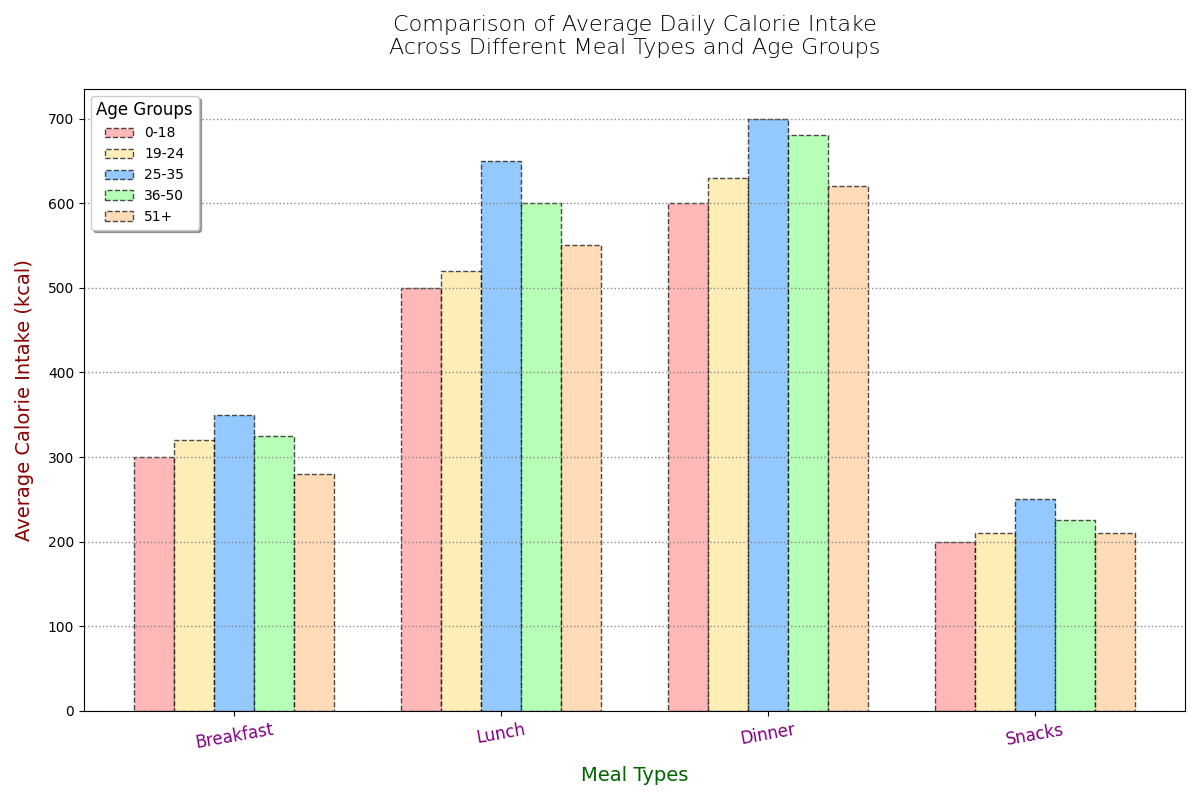

Generate this figure with Python:
import matplotlib.pyplot as plt
import numpy as np

meal_types = ['Breakfast', 'Lunch', 'Dinner', 'Snacks']

# Update age groups with an additional group '19-24'
age_groups = ['0-18', '19-24', '25-35', '36-50', '51+']
calorie_data = {
    'Breakfast': [300, 320, 350, 325, 280],
    'Lunch': [500, 520, 650, 600, 550],
    'Dinner': [600, 630, 700, 680, 620],
    'Snacks': [200, 210, 250, 225, 210]
}

colors = ['#FF9999', '#FFE699', '#66B3FF', '#99FF99', '#FFCC99']

x_positions = np.arange(len(meal_types))
bar_width = 0.15

fig, ax = plt.subplots(figsize=(12, 8))

# Plot bars for each age group including the new '19-24' group
for idx, age_group in enumerate(age_groups):
    age_group_data = [calorie_data[meal][idx] for meal in meal_types]
    ax.bar(x_positions + idx * bar_width, age_group_data, bar_width, label=age_group, color=colors[idx], alpha=0.7, edgecolor='black', linestyle='--')

ax.set_title('Comparison of Average Daily Calorie Intake\nAcross Different Meal Types and Age Groups', fontsize=16, fontweight='light', pad=25)
ax.set_xlabel('Meal Types', fontsize=14, color='darkgreen', labelpad=10)
ax.set_ylabel('Average Calorie Intake (kcal)', fontsize=14, color='darkred', labelpad=10)

ax.set_xticks(x_positions + bar_width * (len(age_groups) - 1) / 2)
ax.set_xticklabels(meal_types, rotation=10, fontsize=12, color='purple')

ax.legend(title='Age Groups', fontsize=10, title_fontsize=12, loc='upper left', shadow=True)

ax.grid(True, linestyle=':', linewidth=1, color='gray', axis='y', alpha=0.9)

plt.tight_layout()
plt.show()
